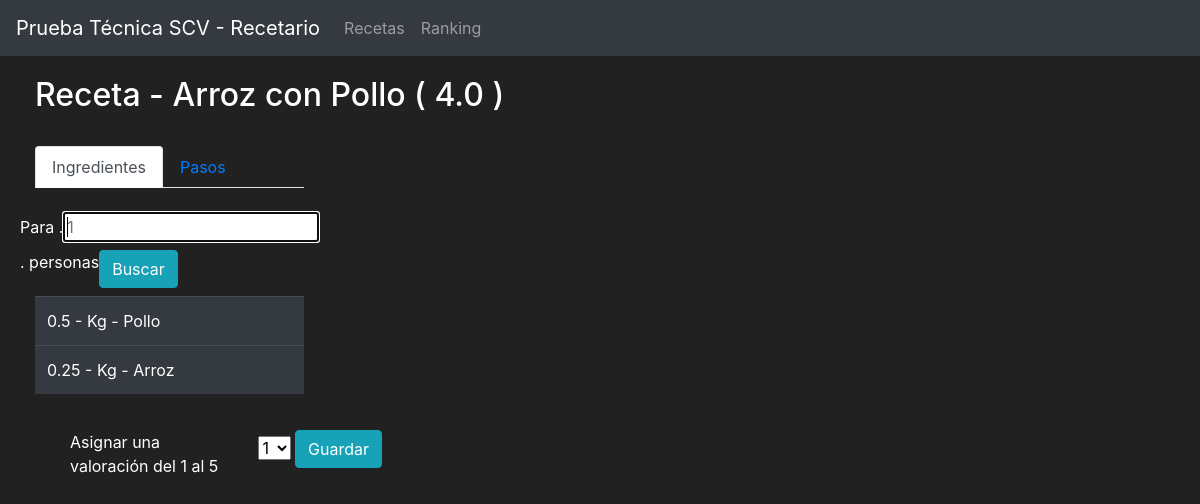
The page /receta?idreceta=4 on the database its author committed.
### recetario/models.py (models this page shows, shortened)
class Receta(db.Model):
    id = db.Column(db.Integer(), primary_key=True)
    nombre = db.Column(db.String(length=30), nullable=False)
    ingredientes = db.relationship('Ingrediente', backref='own_receta', lazy=True)
    valoraciones = db.relationship('Valoracion', backref='own_valoracion', lazy=True)
    pasos = db.relationship('Paso', backref='own_pasos', lazy=True)
    def get_ingredientes(self):
        return self.ingredientes
    def get_pasos(self):
        return self.pasos

class Ingrediente(db.Model):
    id = db.Column(db.Integer(), primary_key=True)
    nombre = db.Column(db.String(length=30), nullable=False)
    cantidad = db.Column(db.Float(), nullable=False)
    unidad = db.Column(db.String(length=5), nullable=False)
    p_receta = db.Column(db.Integer(), db.ForeignKey('receta.id'))

### recetario/routes.py (the view)
@app.route('/receta', methods=['GET'])
def receta():
    idBusqueda = request.args.get('idreceta')
    pax = request.args.get('pax')
    if pax is None:
        pax = 1
    receta = services.get_receta(idBusqueda)
    pasos =services.get_pasos(idBusqueda)
    ingredientes = services.get_ingredientes_pax(idBusqueda,pax)
    puntajes = [1,2,3,4,5]
    return render_template('receta.html', receta = receta, pasos = pasos, ingredientes = ingredientes, puntajes = puntajes)

### recetario/models.py (called while the page is built)
    def __repr__(self):
        return f'{self.descripcion}'

### recetario/services.py (called while the page is built)
def get_receta(idBusqueda):
    receta = Receta.query.filter_by(id=idBusqueda).first()
    vistaReceta = vReceta()
    avg = db.session.query(func.avg(Valoracion.puntaje).label("Punt")).group_by(Valoracion.p_receta).where(Valoracion.p_receta == receta.id).all()
    vistaReceta.id = receta.id
    vistaReceta.nombre = receta.nombre
    if avg is None:
        vistaReceta.promedio = 0
    else:
        vistaReceta.promedio = str(avg[0].Punt)
    return vistaReceta

def get_ingredientes_pax(idBusqueda,pax):
    objetivo = Receta.query.filter_by(id=idBusqueda).first()
    ingredientes = objetivo.get_ingredientes()
    resultados = []
    for ingrediente in ingredientes:
        vistaIngrediente = vIngrediente()
        vistaIngrediente.nombre = ingrediente.nombre
        vistaIngrediente.cantidad = ingrediente.cantidad * int(pax)
        vistaIngrediente.unidad = ingrediente.unidad
        resultados.append(vistaIngrediente)
    return resultados

def get_pasos(idBusqueda):
    objetivo = Receta.query.filter_by(id=idBusqueda).first()
    pasos = objetivo.get_pasos()
    return pasos

### recetario/templates/receta.html (shortened to what this page needs)
{% extends 'base.html' %}
{% block content %}
<div class="row" style="margin-top:20px;margin-left:20px">
    <div class="col-6">
    <h2>Receta - {{receta.nombre}} ( {{receta.promedio}} ) </h2>
    <br>
    <div class="row">
        <div class="col-6">
    <ul class="nav nav-tabs" id="myTab" role="tablist">
        <li class="nav-item">
          <a class="nav-link active" id="home-tab" data-toggle="tab" href="#ingredientes" role="tab" aria-controls="home" aria-selected="true">Ingredientes</a>
        </li>
         <li class="nav-item">
          <a class="nav-link" id="pasos-tab" data-toggle="tab" href="#pasos" role="tab" aria-controls="contact" aria-selected="false">Pasos</a>
        </li>
      </ul>
      <div class="tab-content" id="myTabContent">
        <div class="tab-pane fade show active" id="ingredientes" role="tabpanel" aria-labelledby="home-tab">
            <br/>
                <form class="form-inline" action="{{ url_for('receta') }}">
                <div class="row">
                    <div class="form-group mb-2 col-xs-2">
                    Para  .
                        <input class="text" name="pax" placeholder="1" autofocus="autofocus" type="text">
                    </div>
                    . personas
                    <div class="form-group mb-2 col-xs-2">
                        <button class="btn btn-outline btn-info"> Buscar </button>
                    </div>
                </div>
                </form>
            <table class="table table-hover table-dark">
                <tbody>
                    {% for ingrediente in ingredientes %}
                        <tr>
                            <td> {{ingrediente.cantidad}} - {{ingrediente.unidad}} - {{ingrediente.nombre}} </td>
                        </tr>
                    {% endfor %}
                </tbody>
            </table>
        </div>
      </div>
    </div>
</div>
<form action="{{ url_for('guardarValoracion') }}" method="post">
    <div class="row" style="margin-top:20px;margin-left:20px">
        <div class="col-4">
            Asignar una valoración del 1 al 5
        </div>
        <div class="col-4">
            <select name="valorUsuario">
                <option value="{{puntajes[0]}}" selected>{{puntajes[0]}}</option>
            </select>
            <button type="submit" class="btn btn-outline btn-info"> Guardar </button>
        </div>
    </div>
</form>
    {% endblock %}

### recetario/templates/base.html (style rules this page uses)
body { background-color: #212121; color: white }

### rows shown on the page
Receta: nombre "Arroz con Pollo"
Ingrediente: cantidad "0.5", unidad "Kg", nombre "Pollo"
Ingrediente: cantidad "0.25", unidad "Kg", nombre "Arroz"

### other values the page prints
{{ receta.promedio }} "4.0"
form field valorUsuario "1"
